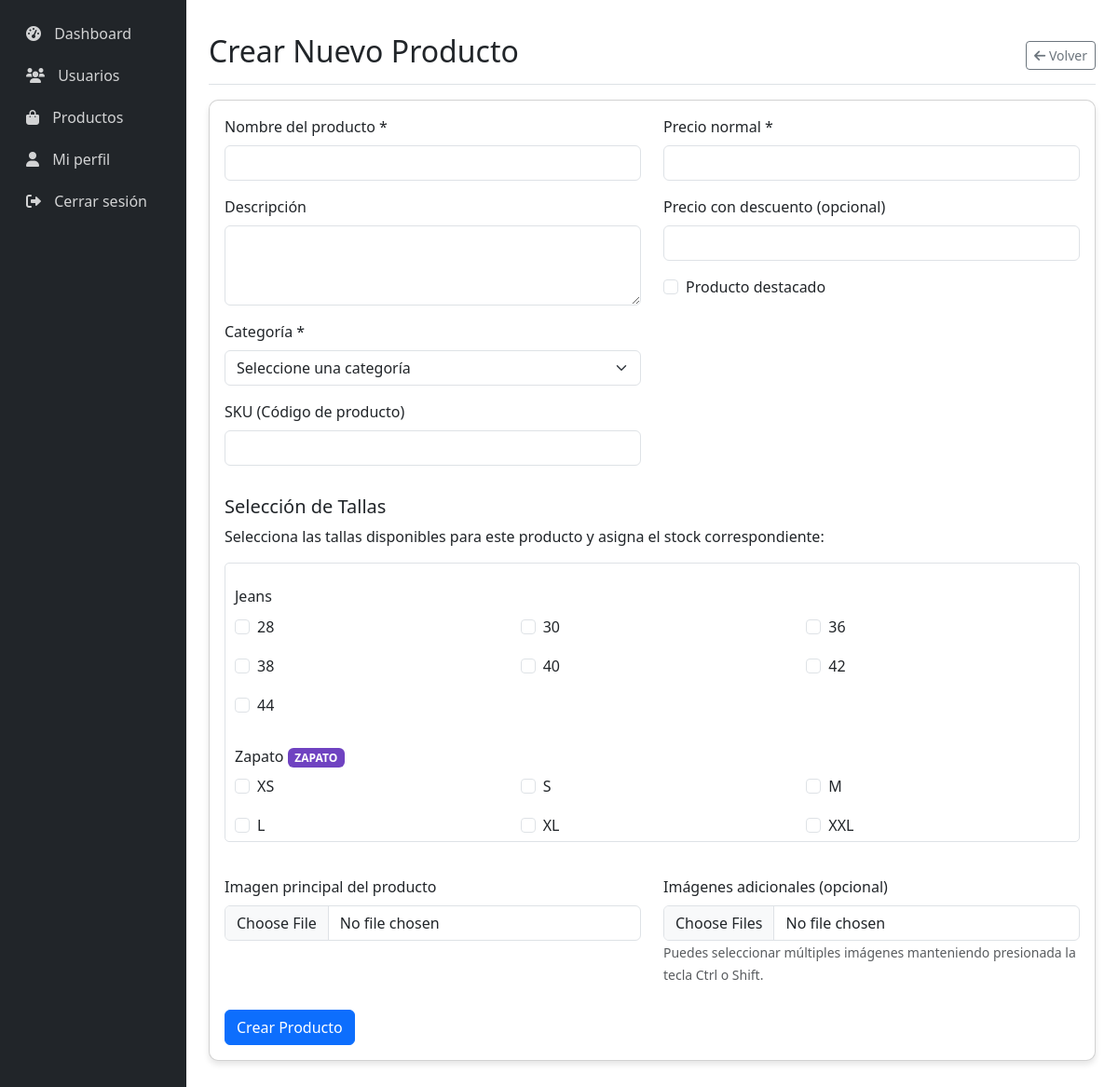
/store/admin/crear-producto.php (signed in), run on the app's committed database.
### tables this page shows
CREATE TABLE `tallas` (
  `id` int(11) NOT NULL,
  `nombre` varchar(10) NOT NULL,
  `orden` int(11) DEFAULT 0,
  `categoria_talla` varchar(20) NOT NULL DEFAULT 'camisa' COMMENT 'Tipo de talla: camisa/jeans/zapato'
);

### store/admin/crear-producto.php (the view, shortened to what this page needs)
<?php
require_once '../config.php';
$tallas_por_categoria = [];
try {
    $stmt = $conn->query("SELECT id, nombre, categoria_talla FROM tallas ORDER BY categoria_talla, orden");
    $tallas = $stmt->fetchAll(PDO::FETCH_ASSOC);
    foreach($tallas as $talla) {
        $tallas_por_categoria[$talla['categoria_talla']][] = $talla;
    }
} catch(PDOException $e) {
    $error = 'Error al obtener las tallas disponibles: ' . $e->getMessage();
}
?>
<!DOCTYPE html>
<html lang="es">
<head>
    <link href="https://cdn.jsdelivr.net/npm/bootstrap@5.3.0/dist/css/bootstrap.min.css" rel="stylesheet">
    <link rel="stylesheet" href="https://cdnjs.cloudflare.com/ajax/libs/font-awesome/6.0.0/css/all.min.css">
</head>
<body>
    <div class="container-fluid">
        <div class="row">
            <?php include 'includes/sidebar.php'; ?>
            <main class="col-md-9 ms-sm-auto col-lg-10 px-md-4 main-content">
                <div class="d-flex justify-content-between flex-wrap flex-md-nowrap align-items-center pt-3 pb-2 mb-3 border-bottom">
                    <h1 class="h2">Crear Nuevo Producto</h1>
                    <div class="btn-toolbar mb-2 mb-md-0">
                        <a href="productos.php" class="btn btn-sm btn-outline-secondary">
                            <i class="fas fa-arrow-left"></i> Volver
                        </a>
                    </div>
                </div>
                <div class="card">
                    <div class="card-body">
                        <form method="POST" enctype="multipart/form-data">
                            <div class="row">
                                <div class="col-md-6">
                                    <div class="mb-3">
                                        <label for="nombre" class="form-label">Nombre del producto *</label>
                                        <input type="text" class="form-control" id="nombre" name="nombre" required>
                                    </div>
                                    <div class="mb-3">
                                        <label for="descripcion" class="form-label">Descripción</label>
                                        <textarea class="form-control" id="descripcion" name="descripcion" rows="3"></textarea>
                                    </div>
                                    <div class="mb-3">
                                        <label for="categoria_id" class="form-label">Categoría *</label>
                                        <select class="form-select" id="categoria_id" name="categoria_id" required>
                                            <option value="">Seleccione una categoría</option>
                                        </select>
                                    </div>
                                    <div class="mb-3">
                                        <label for="sku" class="form-label">SKU (Código de producto)</label>
                                        <input type="text" class="form-control" id="sku" name="sku">
                                    </div>
                                </div>
                                <div class="col-md-6">
                                    <div class="mb-3">
                                        <label for="precio_normal" class="form-label">Precio normal *</label>
                                        <input type="number" step="0.01" class="form-control" id="precio_normal" name="precio_normal" required>
                                    </div>
                                    <div class="mb-3">
                                        <label for="precio_descuento" class="form-label">Precio con descuento (opcional)</label>
                                        <input type="number" step="0.01" class="form-control" id="precio_descuento" name="precio_descuento">
                                    </div>
                                    <div class="mb-3">
                                        <div class="form-check">
                                            <input class="form-check-input" type="checkbox" id="destacado" name="destacado">
                                            <label class="form-check-label" for="destacado">
                                                Producto destacado
                                            </label>
                                        </div>
                                    </div>
                                </div>
                            </div>
                            <div class="row mt-3">
                                <div class="col-12">
                                    <h5>Selección de Tallas</h5>
                                    <p>Selecciona las tallas disponibles para este producto y asigna el stock correspondiente:</p>
                                    <div class="talla-select-container">
                                        <?php foreach($tallas_por_categoria as $categoria_talla => $tallas): ?>
                                            <h6 class="mt-3">
                                                <?php echo ucfirst($categoria_talla); ?>
                                                <span class="badge <?php echo 'badge-' . $categoria_talla; ?>">
                                                    <?php echo strtoupper($categoria_talla); ?>
                                                </span>
                                            </h6>
                                            <div class="row">
                                                <?php foreach($tallas as $talla): ?>
                                                    <div class="col-md-4 mb-3">
                                                        <div class="form-check">
                                                            <input class="form-check-input toggle-talla" type="checkbox"
                                                                   id="talla_<?php echo $talla['id']; ?>"
                                                                   name="tallas_seleccionadas[]"
                                                                   value="<?php echo $talla['id']; ?>"
                                                                   data-talla-id="<?php echo $talla['id']; ?>">
                                                            <label class="form-check-label" for="talla_<?php echo $talla['id']; ?>">
                                                                <?php echo htmlspecialchars($talla['nombre']); ?>
                                                            </label>
                                                        </div>
                                                    </div>
                                                <?php endforeach; ?>
                                            </div>
                                        <?php endforeach; ?>
                                    </div>
                                </div>
                            </div>
                            <div class="row mt-3">
                                <div class="col-md-6">
                                    <div class="mb-3">
                                        <label for="imagen" class="form-label">Imagen principal del producto</label>
                                        <input class="form-control" type="file" id="imagen" name="imagen" accept="image/*">
                                    </div>
                                </div>
                                <div class="col-md-6">
                                    <div class="mb-3">
                                        <label for="imagenes_adicionales" class="form-label">Imágenes adicionales (opcional)</label>
                                        <input class="form-control" type="file" id="imagenes_adicionales" name="imagenes_adicionales[]" multiple accept="image/*">
                                        <small class="text-muted">Puedes seleccionar múltiples imágenes manteniendo presionada la tecla Ctrl o Shift.</small>
                                    </div>
                                </div>
                            </div>
                            <button type="submit" class="btn btn-primary">Crear Producto</button>
                        </form>
                    </div>
                </div>
            </main>
        </div>
    </div>
</body>
</html>

### store/admin/crear-producto.php (style rules this page uses)
.main-content { padding: 20px; }
.card { border-radius: 10px; box-shadow: 0 4px 6px rgba(0, 0, 0, 0.1); margin-bottom: 20px; }
.badge-zapato { background-color: #6f42c1; color: white; }
.talla-select-container { max-height: 300px; overflow-y: auto; border: 1px solid #dee2e6; border-radius: 5px; padding: 10px; margin-bottom: 20px; }

### data on the page
tallas: nombre "28"
tallas: nombre "30"
tallas: nombre "36"
tallas: nombre "38"
tallas: nombre "40"
tallas: nombre "42"
tallas: nombre "44"
tallas: nombre "XS"
tallas: nombre "S"
tallas: nombre "M"
tallas: nombre "L"
tallas: nombre "XL"
tallas: nombre "XXL"

### other printed values
$categoria_talla "Jeans"
$categoria_talla "Zapato"
$categoria_talla "ZAPATO"
